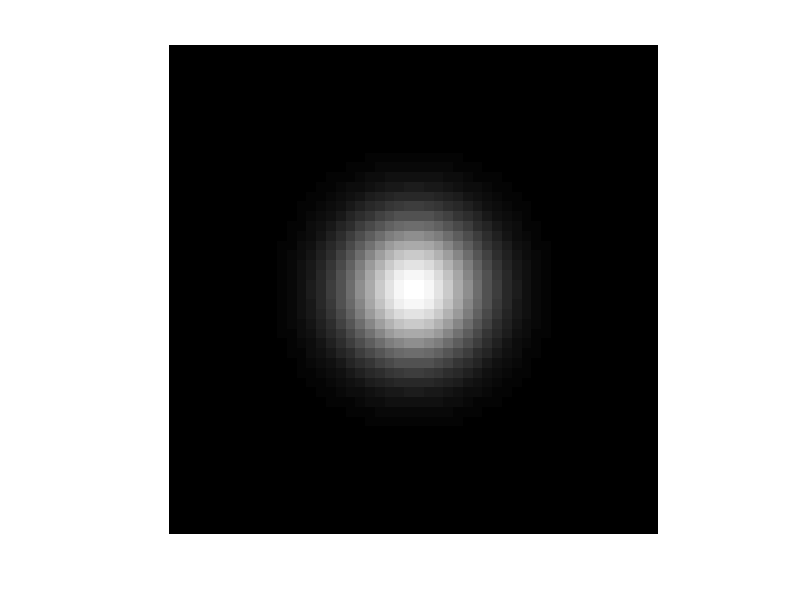

Write the MATLAB code that produced this figure. (Note: this script raises an error after producing the figure.)
%img = im2double( imread('pn1.jpg') );
img = fspecial('gaussian', 50, 5);
figure;
imshow(img,[]);
for sigma=[1,3,5,7,9]
    G = gaussian(sigma);
    kernel = gaussianDer(G, sigma);
    Gx = conv2(img, kernel, 'same');
    Gy = conv2(img, kernel', 'same');
    figure;
    quiver(Gx,Gy);
    namemag = sprintf('Quiver image for sigma %0.0f', sigma);
    set(gcf,'numbertitle','off','name',namemag)    
end